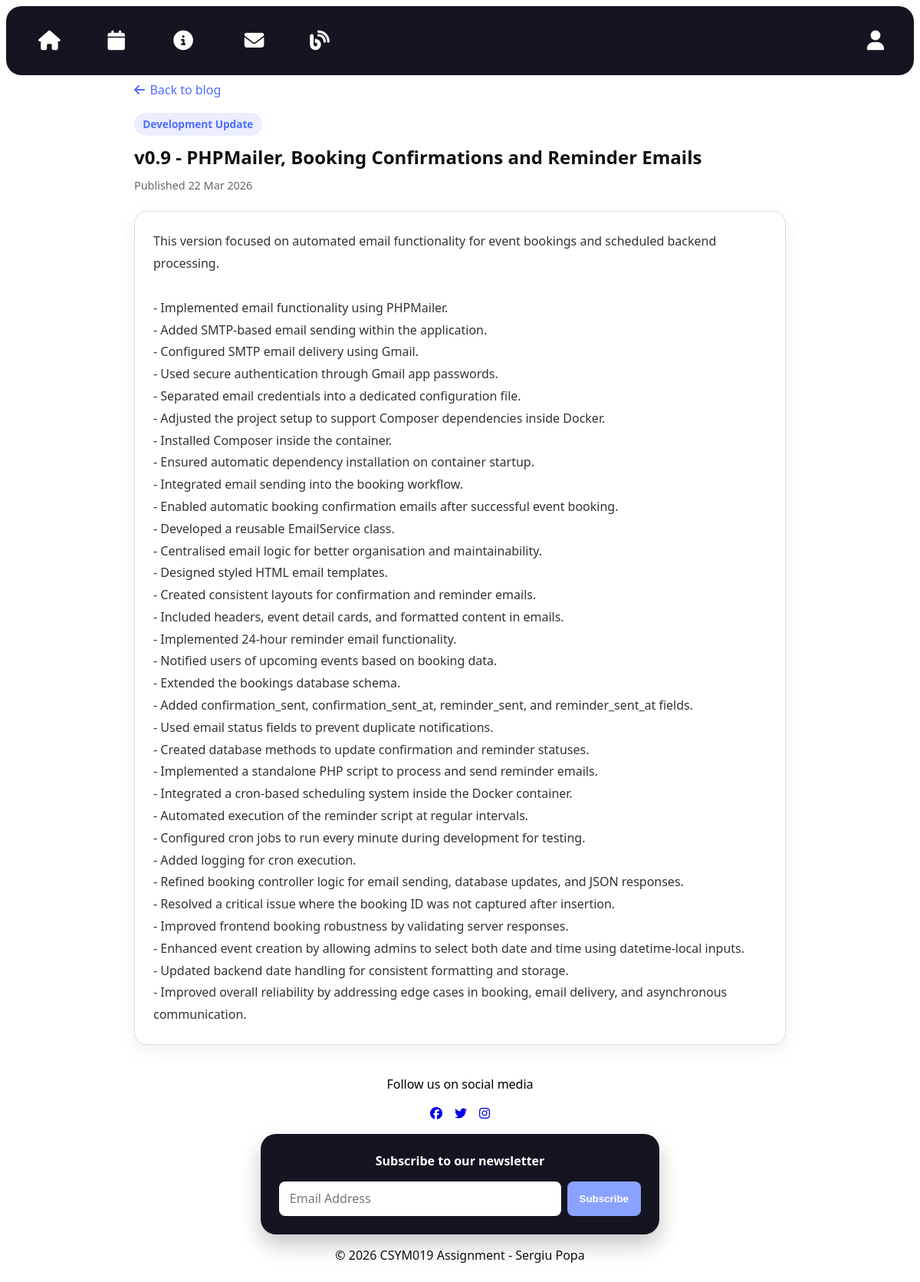
Screenshot of /blog/show?id=9 with the database file from the repository.
### tables this page shows
CREATE TABLE blog_posts (
    postid INT AUTO_INCREMENT PRIMARY KEY,
    title VARCHAR(255) NOT NULL,
    category VARCHAR(100) NOT NULL,
    content TEXT NOT NULL,
    image_path VARCHAR(255) NULL,
    created_at TIMESTAMP DEFAULT CURRENT_TIMESTAMP,
    updated_at TIMESTAMP NULL DEFAULT NULL ON UPDATE CURRENT_TIMESTAMP
);

### src/framework/Application.php (called while the page is built, shortened)
<?php
class Application
{
    private Router $router;
    public function __construct(Router $router)
    {
        $this->router = $router;
    }
    public function run(): void
    {
        $path = parse_url($_SERVER['REQUEST_URI'], PHP_URL_PATH);
        $route = trim($path ?? '', '/');
        $parts = explode('/', $route);
        $controllerName = $parts[0] ?? 'home';
        $action = $parts[1] ?? 'index';
        $params = array_slice($parts, 2);
        $controller = $this->router->getController($controllerName);
        $page = $controller->$action(...$params);
        $variables = $page['variables'] ?? [];
        $content = $this->render(
            __DIR__ . '/../pages/' . $page['template'],
            $variables
        );
        require __DIR__ . '/../pages/layout.html.php';
    }
    private function render(string $file, array $variables = []): string
    {
        extract($variables);
        require $file;
        return ob_get_clean();
    }
}

### src/index.php (called while the page is built, shortened)
<?php
require_once __DIR__ . '/vendor/autoload.php';
require_once __DIR__ . '/autoload.php';
$router = new framework\Router();
$app = new framework\Application($router);
$app->run();

### src/controllers/BlogController.php (called while the page is built, shortened)
<?php
class BlogController
{
    private BlogTable $blogPosts;
    public function __construct()
    {
        $this->blogPosts = new BlogTable();
    }
    public function show(): array
    {
        $id = $_GET['id'] ?? null;
        $post = $this->blogPosts->findById((int) $id);
        return [
            'title' => $post->title,
            'template' => 'blogPost.html.php',
            'styles' => ['blog.css'],
            'variables' => [
                'post' => $post
            ]
        ];
    }
}

### src/autoload.php (called while the page is built, shortened)
<?php
spl_autoload_register(function (string $class) {
    $baseDir = __DIR__ . '/';
    $file = $baseDir . str_replace('\\', '/', $class) . '.php';
});

### src/framework/Database.php (called while the page is built, shortened)
<?php
class Database
{
    private static ?PDO $connection = null;
    public static function getConnection(): PDO
    {
        if (self::$connection === null) {
            $host = 'db';
            $db   = 'csym019_db';
            $user = 'csym019_user';
            $pass = 'csym019_pass';
            try {
                self::$connection = new PDO(
                    "mysql:host=$host;dbname=$db;charset=utf8mb4",
                    $user,
                    $pass
                );
                self::$connection->setAttribute(
                    PDO::ATTR_ERRMODE,
                    PDO::ERRMODE_EXCEPTION
                );
                self::$connection->setAttribute(
                    PDO::ATTR_DEFAULT_FETCH_MODE,
                    PDO::FETCH_ASSOC
                );
            } catch (PDOException $e) {
                die('Database connection failed: ' . $e->getMessage());
            }
        }
        return self::$connection;
    }
}

### src/models/BlogTable.php (called while the page is built, shortened)
<?php
class BlogTable
{
    private DatabaseHelper $table;
    public function __construct()
    {
        $this->table = new DatabaseHelper(
            Database::getConnection(),
            'blog_posts',
            'postid',
            BlogModel::class
        );
    }
    public function findById(int $postid): object|false
    {
        return $this->table->find('postid', $postid);
    }
}

### src/framework/DatabaseHelper.php (called while the page is built, shortened)
<?php
class DatabaseHelper
{
    private PDO $pdo;
    private string $table;
    private string $className;
    public function __construct(
        PDO $pdo,
        string $table,
        string $primaryKey,
        string $className = 'stdClass'
    ) {
        $this->pdo = $pdo;
        $this->table = $table;
        $this->className = $className;
    }
    public function find(string $field, mixed $value): object|false
    {
        $stmt = $this->pdo->prepare(
            "SELECT * FROM {$this->table} WHERE {$field} = :value"
        );
        $stmt->execute([
            'value' => $value
        ]);
        $stmt->setFetchMode(PDO::FETCH_CLASS, $this->className);
        return $stmt->fetch();
    }
}

### src/pages/blogPost.html.php (the view)
<article class="blog-single">
    <a class="blog-back" href="/blog">
        <i class="fa-solid fa-arrow-left"></i> Back to blog
    </a>
    <header class="blog-single-header">
        <span class="blog-label">
            <?= htmlspecialchars($post->category) ?>
        </span>
        <h1>
            <?= htmlspecialchars($post->title) ?>
        </h1>
        <p class="blog-meta">
            Published <?= date('d M Y', strtotime($post->created_at)) ?>
        </p>
    </header>
    <div class="blog-single-content">
        <?= nl2br(htmlspecialchars($post->content)) ?>
    </div>
</article>

### src/styles/global.css (style rules this page uses)
:root { --bg: #ffffff; }
html { overflow-x: hidden; }
body { margin: 0; font-family: system-ui, -apple-system, Segoe UI, Roboto, Arial, sans-serif; background: var(--bg); overflow-x: hidden; }
* { box-sizing: border-box; }

### src/styles/layout.css (style rules this page uses)
:root { --nav-pad: 0.75rem; --nav-gap: 0.75rem; --icon-size: 1.6rem; --logo-height: 2.5rem; }
body { display: grid; grid-template-rows: auto 1fr auto; min-height: 100vh; margin: 0; }

### src/styles/cards.css (style rules this page uses)
:root { --card-panel-color: #151521; --card-text-color: #f4f4f7; --card-secondary-color: #b8b8c6; --card-border-color: rgba(255, 255, 255, 0.1); --card-radius-size: 16px; --card-gap: clamp(12px, 2vw, 20px); --card-pad: clamp(14px, 2vw, 18px); }

### src/styles/blog.css (style rules this page uses)
.blog-label { width: fit-content; border-radius: 999px; padding: 0.35rem 0.7rem; background: rgba(138, 162, 255, 0.18); color: #4f6dff; font-size: 0.85rem; font-weight: 600; }
.blog-meta { margin: 0; color: #666; font-size: 0.9rem; }
.blog-single { max-width: 850px; margin: 0 auto; color: #111; }
.blog-back { display: inline-flex; gap: 0.4rem; align-items: center; margin-bottom: 1.2rem; color: #4f6dff; text-decoration: none; }
.blog-single-header { display: flex; flex-direction: column; gap: 0.7rem; margin-bottom: 1.5rem; }
.blog-single-header h1 { margin: 0; color: #111; }
.blog-single-content { border: 1px solid #ddd; border-radius: 16px; background: #fff; color: #333; padding: 1.5rem; line-height: 1.8; box-shadow: 0 8px 24px rgba(0, 0, 0, 0.06); }

### rows the page displays
blog_posts: category "Development Update", title "v0.9 - PHPMailer, Booking Confirmations and Reminder Emails", created_at "22 Mar 2026", content "This version focused on automated email functionality for event bookings and scheduled backend processing. - Implemented email functionality using PHPMailer. - Added SMTP-based email sending within the application. - Configured SMTP email delivery using Gmail. - Used secure authentication through Gmail app passwords. - Separated email credentials into a dedicated configuration file. - Adjusted the project setup to support Composer dependencies inside Docker. - Installed Composer inside the container. - Ensured automatic dependency installation on container startup. - Integrated email sending into the booking workflow. - Enabled automatic booking confirmation emails after successful event…"
